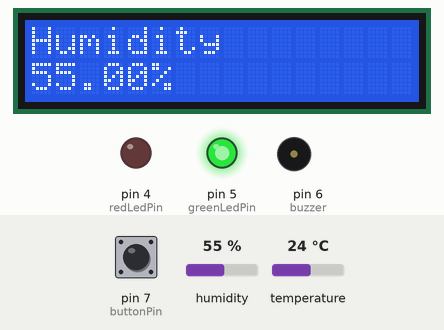
This sketch was run on a simulated Arduino Uno, built with avr-gcc and run on an emulated ATmega328P. Parts: 16×2 character LCD, output pins drawn as LEDs (lit = HIGH), buzzer (waves = sounding). The test bench sets the inputs (shaded band); at power-on: pin 7 (buttonPin) LOW, humidity 55 %, temperature 24 °C.

Above: at 3.2 s.
3.3 s: pin 7 (buttonPin) pulled HIGH for 0.15 s
At 3.43 s:
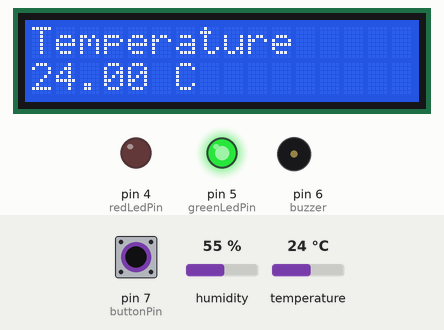
5.0 s: humidity set to 32 %
7.3 s: humidity set to 28 %
At 8.2 s:
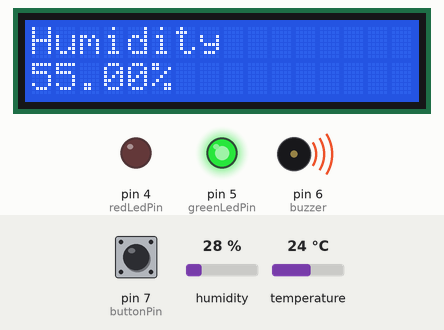
10.2 s: temperature set to 29 °C
13.4 s: temperature set to 32 °C
At 14.28 s:
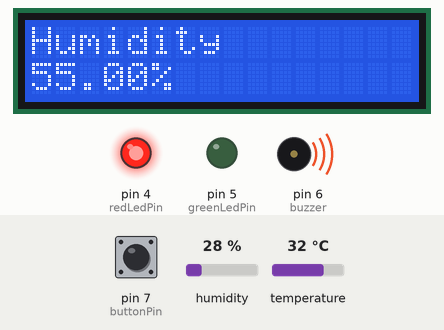
16.0 s: pin 7 (buttonPin) pulled HIGH for 1 s
At 16.3 s:
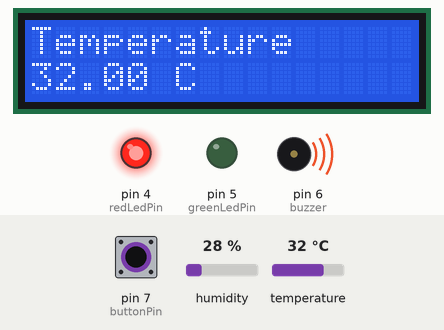
Timing chart, 0 to 18.6 s (numbered marks = the images above; inputs shaded):
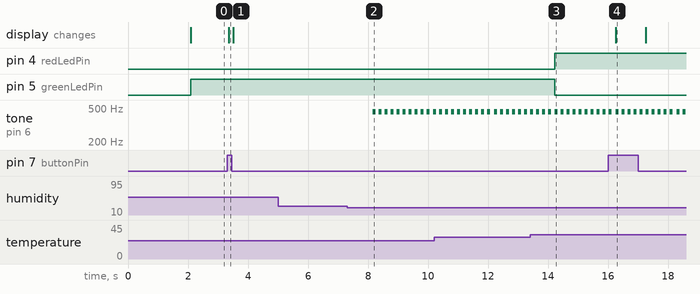

The sketch:

20190808024_Lab07_Assignment.ino
```cpp
#include <LiquidCrystal.h>
#include "DHT.h"

#define DHTPIN 2
#define DHTTYPE DHT11

DHT dht(DHTPIN, DHTTYPE);
float t,h;


int buzzer = 6;
unsigned long myTime;
unsigned long beginningTime=0;
const int rs =13, en=12, d4=11, d5=10, d6=9, d7=8;
LiquidCrystal lcd(rs, en, d4, d5, d6, d7);


const int buttonPin=7;
const int redLedPin=4;
const int greenLedPin=5;
int redLedState=LOW;
int greenLedState=LOW;
int buttonState;
int lastButtonState= LOW;
unsigned long lastDebounceTime=0;
unsigned long debounceDelay=50;

void setup() {


   dht.begin();
   lcd.begin(16,2);
   lcd.print("Dicle Bahceli");
   lcd.setCursor(0,1);
   lcd.print("20190808024");


   delay(2000);


   pinMode(buttonPin,INPUT);
   pinMode(redLedPin,OUTPUT);
   pinMode(greenLedPin,OUTPUT);

   digitalWrite(redLedPin,redLedState);
   digitalWrite(greenLedPin,greenLedState);

   myTime=millis();

}

void loop() {

  h=dht.readHumidity();
  t=dht.readTemperature();


   if(myTime-beginningTime>400){
    lcd.clear();
    lcd.setCursor(0,0);
    lcd.print("Humidity ");
    lcd.setCursor(0,1);
    lcd.print(h);
    lcd.print("%");
    myTime=0;
  }


  if(t>30){
      digitalWrite(redLedPin, HIGH);
      digitalWrite(greenLedPin, LOW);
      }else{
      digitalWrite(redLedPin, LOW);
      digitalWrite(greenLedPin, HIGH);
      }


  if(h<30){
    tone(buzzer, 450);
    delay(100);
    noTone(buzzer);
    delay(100);
  }


  int reading = digitalRead(buttonPin);


    if(reading != lastButtonState){

    lastDebounceTime = millis();

  }

  if((millis() - lastDebounceTime)> debounceDelay){
    if(reading != buttonState){
      buttonState = reading;


    if(buttonState==HIGH ){
      lcd.clear();
      lcd.setCursor(0,0);
      lcd.print("Temperature ");
      lcd.setCursor(0,1);
      lcd.print(t);
      lcd.print(" C");

    }


    else{
      lcd.clear();
      lcd.setCursor(0,0);
        lcd.print("Humidity ");
        lcd.setCursor(0,1);
        lcd.print(h);
        lcd.print("%");
    }


  }}
  lastButtonState=reading;


}
```

Measured:
- the behaviour switches between 30 and 29 % on humidity (found by bisection; images 1 and 2)
- the behaviour switches between 30 and 31 °C on temperature (found by bisection; images 2 and 3)
- after the input at 3.3 s, the display: changes after 0.06 s (image 1)
- after the input at 5.0 s, every drawn part: stays the same
- after the input at 7.3 s, tone on pin 6 (buzzer): alternates 450 Hz for 0.10 s and silent for 0.10 s, starting after 0.86 s
- after the input at 13.4 s, pin 4 (redLedPin): LOW → HIGH after 0.83 s; pin 5 (greenLedPin): HIGH → LOW after 0.83 s
- after the input at 16.0 s, the display: changes after 0.26 s (image 4)
